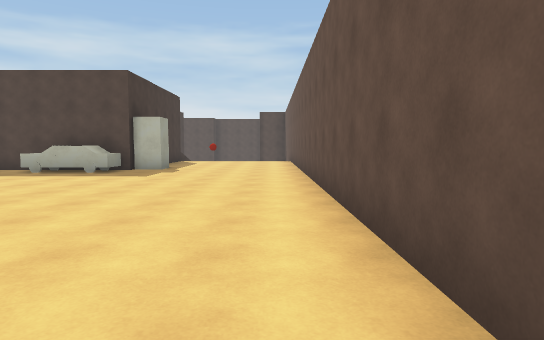
[1] (above)

20 first-person views from a walk through a scene from a Unity 3-D project. The camera is 1.4 m above the floor, tilts 4° down and sees 75° across. Doors are open. The floor is counted in squares, 2 m on a side. Each view is taken from the middle of a square. On the plan, view 1 faces up. The plan holds only what a view shows up to about 11 squares ahead; the rest is blank. The place goes on beyond the plan. The player character is not drawn. Some animated figures are left out.

[2]
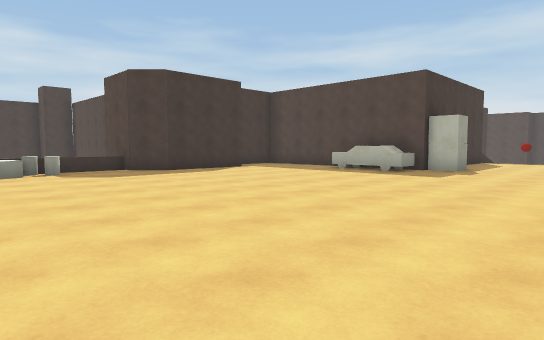

[3]
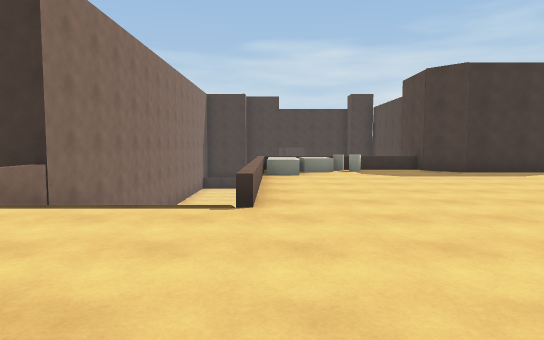

[4]
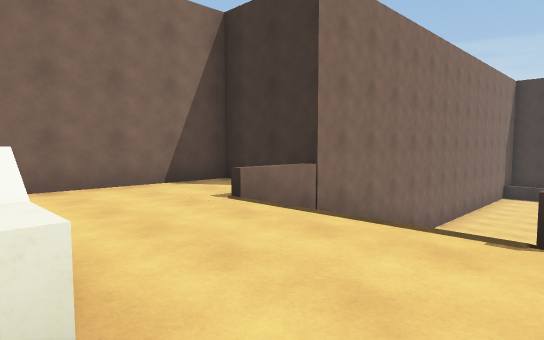

[5]
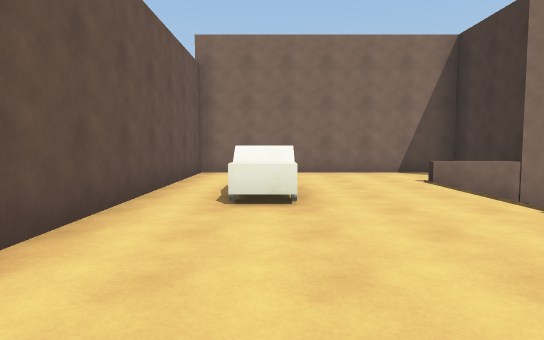

[6]
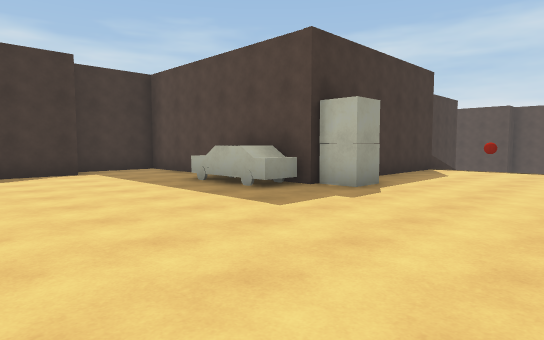

[7]
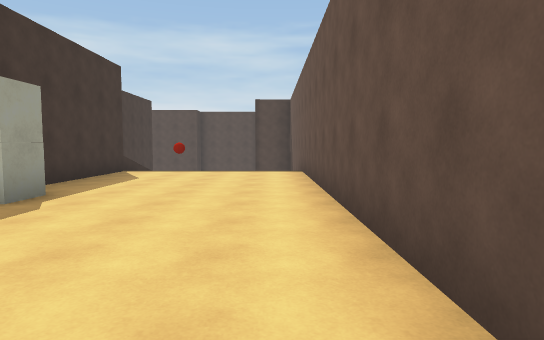

[8]
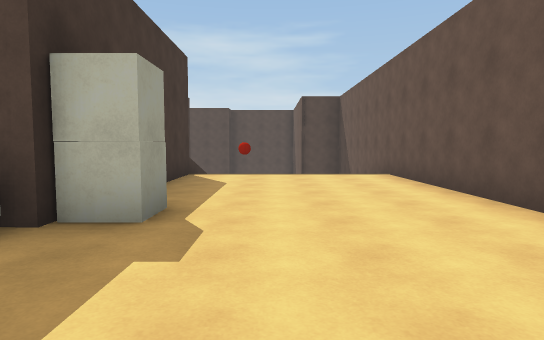

[9]
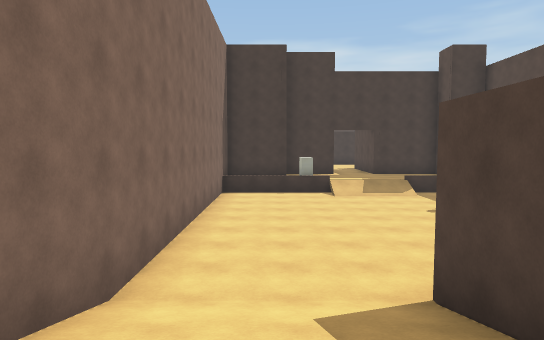

[10]
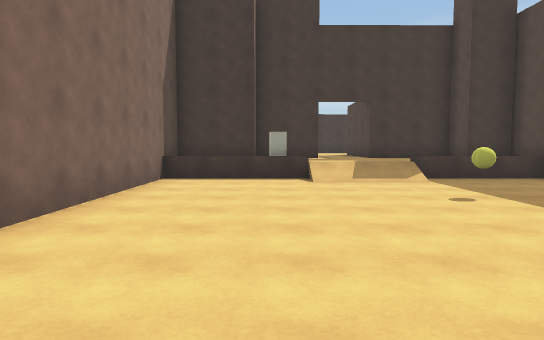

[11]
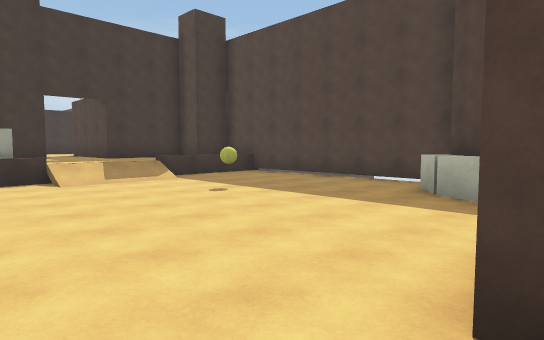

[12]
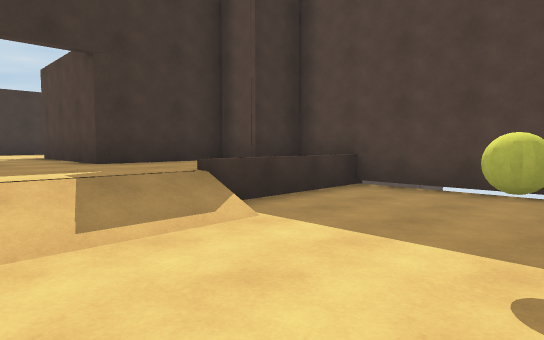

[13]
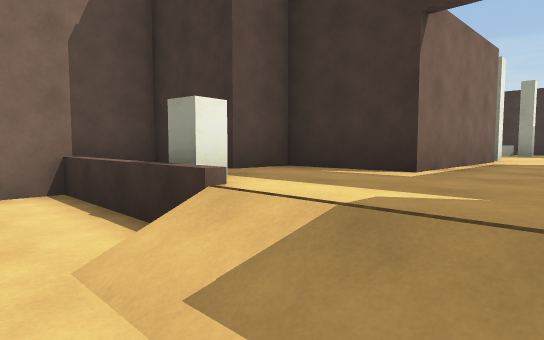

[14]
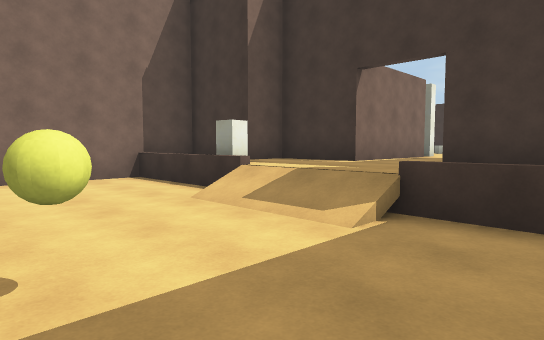

[15]
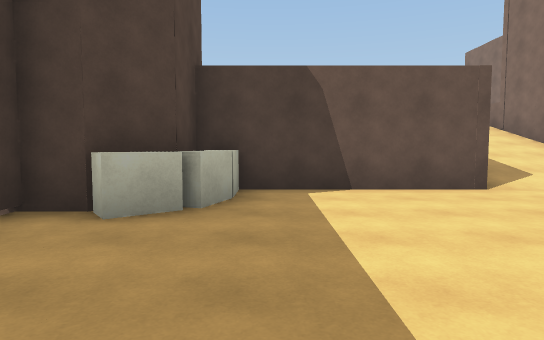

[16]
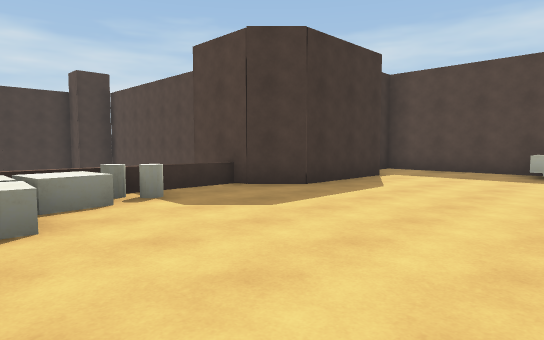

[17]
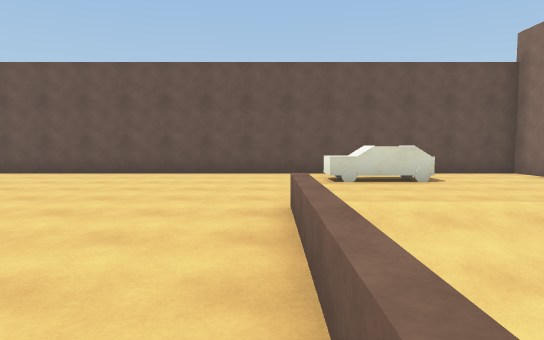

[18]
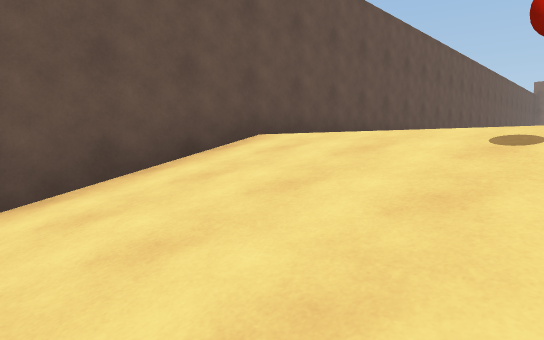

[19]
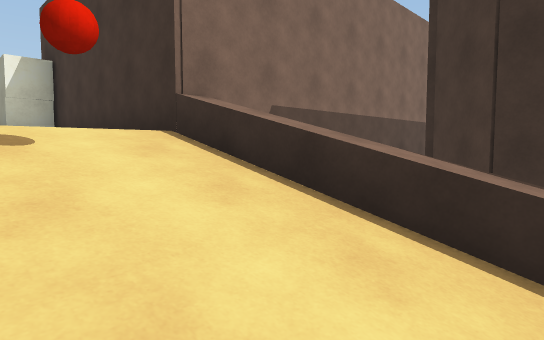

[20]
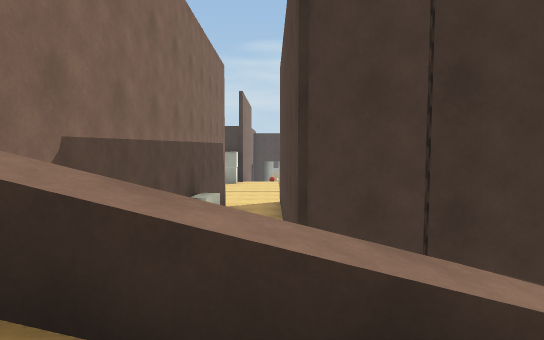

### Floor plan
Key: @ floor where view 1 was taken; # wall or solid block; . main floor; - floor 0.25 m lower than the main floor; _ floor 2.25 m lower than the main floor; < floor 3 m lower than the main floor; / step, stairs or slope; = window, fence, low wall or low ledge; ^ raised ledge; B box; C car; A ball; O other object.
Columns run from 30 left of view 1 to 1 right of it. Each row starts with its distance up from view 1.
 19                           ^////
 18                 ######    ^////#
 17                 <<<       =////#
 16                 <<        =-///#
 15                 ###       #....#
 14                           #....#
 13                           #....#
 12                           #....#
 11                           B....#
 10                     #######....#
  9                     #...CC.....#
  8                     #..........#
  7                     ##.........#
  6           #########  #.........#
  5           #_<<<<<<####.........#
  4          #__<<<<<<BB...........#
  3   #      #__<<<<<<<<...........#
  2   #___####__/<<A<<<<#..........#
  1     ________/<<<<<<<#..........#
  0 #_O__#####__/<<<<<<<#O..../...@#
 -1 #        #_B<<<<<<<<//  ///..C.#
 -2          ##=<<<<<<<<///////..C.#
 -3           #=<<<<<<<<///////..C.#
 -4           ###############./....#
 -5                         #......#
 -6                         ########

Positions as (right, up) in squares from view 1, and headings:
1: (0, 0), facing up
2: (0, 0), facing up-left
3: (0, 0), facing left
4: (-1, 0), facing down-left
5: (-1, 3), facing down
6: (0, 5), facing up-left
7: (0, 6), facing up
8: (-2, 7), facing up
9: (-7, -2), facing left
10: (-10, -1), facing left
11: (-10, -2), facing up-left
12: (-15, 0), facing up-left
13: (-17, 2), facing down-left
14: (-15, 4), facing down-left
15: (-16, 3), facing right
16: (-5, 0), facing up-left
17: (-8, 0), facing right
18: (-3, 19), facing down-right
19: (-2, 19), facing down-left
20: (-3, 17), facing left
